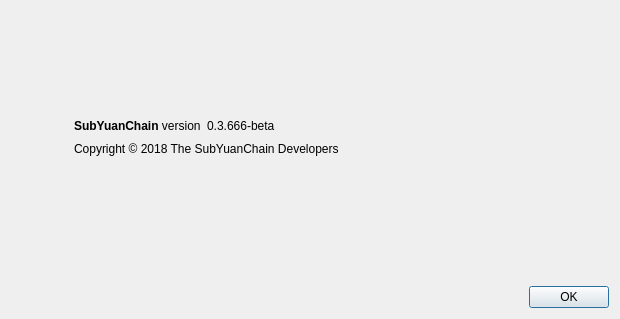
<?xml version="1.0" encoding="UTF-8"?>
<ui version="4.0">
 <class>AboutDialog</class>
 <widget class="QDialog" name="AboutDialog">
  <property name="geometry">
   <rect>
    <x>0</x>
    <y>0</y>
    <width>620</width>
    <height>319</height>
   </rect>
  </property>
  <property name="windowTitle">
   <string>About SubYuanChain</string>
  </property>
  <layout class="QHBoxLayout" name="horizontalLayout_2">
   <item>
    <widget class="QLabel" name="label_4">
     <property name="sizePolicy">
      <sizepolicy hsizetype="Preferred" vsizetype="Ignored">
       <horstretch>0</horstretch>
       <verstretch>0</verstretch>
      </sizepolicy>
     </property>
     <property name="pixmap">
      <pixmap resource="../bitcoin.qrc">:/images/about</pixmap>
     </property>
    </widget>
   </item>
   <item>
    <layout class="QVBoxLayout" name="verticalLayout_2">
     <property name="leftMargin">
      <number>50</number>
     </property>
     <item>
      <spacer name="verticalSpacer_2">
       <property name="orientation">
        <enum>Qt::Vertical</enum>
       </property>
       <property name="sizeHint" stdset="0">
        <size>
         <width>20</width>
         <height>40</height>
        </size>
       </property>
      </spacer>
     </item>
     <item>
      <layout class="QHBoxLayout" name="horizontalLayout">
       <item>
        <widget class="QLabel" name="label">
         <property name="cursor">
          <cursorShape>IBeamCursor</cursorShape>
         </property>
         <property name="text">
          <string>&lt;html&gt;&lt;head/&gt;&lt;body&gt;&lt;p&gt;&lt;span style=&quot; font-weight:600;&quot;&gt;SubYuanChain&lt;/span&gt; version&lt;/p&gt;&lt;/body&gt;&lt;/html&gt;</string>
         </property>
         <property name="textInteractionFlags">
          <set>Qt::LinksAccessibleByMouse|Qt::TextSelectableByKeyboard|Qt::TextSelectableByMouse</set>
         </property>
        </widget>
       </item>
       <item>
        <widget class="QLabel" name="versionLabel">
         <property name="cursor">
          <cursorShape>IBeamCursor</cursorShape>
         </property>
         <property name="text">
          <string notr="true">0.3.666-beta</string>
         </property>
         <property name="textInteractionFlags">
          <set>Qt::LinksAccessibleByMouse|Qt::TextSelectableByKeyboard|Qt::TextSelectableByMouse</set>
         </property>
        </widget>
       </item>
       <item>
        <spacer name="horizontalSpacer">
         <property name="orientation">
          <enum>Qt::Horizontal</enum>
         </property>
         <property name="sizeHint" stdset="0">
          <size>
           <width>40</width>
           <height>20</height>
          </size>
         </property>
        </spacer>
       </item>
      </layout>
     </item>
     <item>
      <widget class="QLabel" name="copyrightLabel">
       <property name="cursor">
        <cursorShape>IBeamCursor</cursorShape>
       </property>
       <property name="text">
        <string notr="true">Copyright &amp;copy; 2018 The SubYuanChain Developers</string>
       </property>
       <property name="textFormat">
        <enum>Qt::RichText</enum>
       </property>
       <property name="textInteractionFlags">
        <set>Qt::LinksAccessibleByMouse|Qt::TextSelectableByKeyboard|Qt::TextSelectableByMouse</set>
       </property>
      </widget>
     </item>
     <item>
      <widget class="QLabel" name="label_2">
       <property name="cursor">
        <cursorShape>IBeamCursor</cursorShape>
       </property>
       <property name="text">
        <string/>
       </property>
       <property name="wordWrap">
        <bool>true</bool>
       </property>
       <property name="textInteractionFlags">
        <set>Qt::LinksAccessibleByMouse|Qt::TextSelectableByKeyboard|Qt::TextSelectableByMouse</set>
       </property>
      </widget>
     </item>
     <item>
      <spacer name="verticalSpacer">
       <property name="orientation">
        <enum>Qt::Vertical</enum>
       </property>
       <property name="sizeHint" stdset="0">
        <size>
         <width>20</width>
         <height>40</height>
        </size>
       </property>
      </spacer>
     </item>
     <item>
      <widget class="QDialogButtonBox" name="buttonBox">
       <property name="orientation">
        <enum>Qt::Horizontal</enum>
       </property>
       <property name="standardButtons">
        <set>QDialogButtonBox::Ok</set>
       </property>
      </widget>
     </item>
    </layout>
   </item>
  </layout>
 </widget>
 <resources>
  <include location="../bitcoin.qrc"/>
 </resources>
 <connections>
  <connection>
   <sender>buttonBox</sender>
   <signal>accepted()</signal>
   <receiver>AboutDialog</receiver>
   <slot>accept()</slot>
   <hints>
    <hint type="sourcelabel">
     <x>360</x>
     <y>308</y>
    </hint>
    <hint type="destinationlabel">
     <x>157</x>
     <y>274</y>
    </hint>
   </hints>
  </connection>
  <connection>
   <sender>buttonBox</sender>
   <signal>rejected()</signal>
   <receiver>AboutDialog</receiver>
   <slot>reject()</slot>
   <hints>
    <hint type="sourcelabel">
     <x>428</x>
     <y>308</y>
    </hint>
    <hint type="destinationlabel">
     <x>286</x>
     <y>274</y>
    </hint>
   </hints>
  </connection>
 </connections>
</ui>
